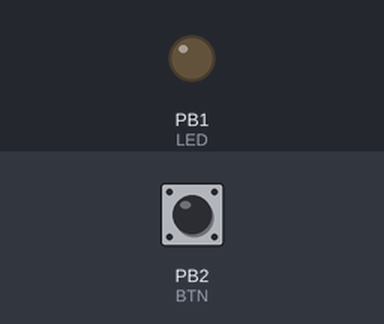
A sketch run on a simulated ATtiny85, built with avr-gcc and run on an emulated ATtiny85. On the bench: output pins drawn as LEDs (lit = HIGH). The test bench sets the inputs (shaded band); at power-on: PB2 (BTN) HIGH.

Above: at 1.2 s.
1.3 s: PB2 (BTN) pulled LOW for 0.15 s
At 1.38 s:
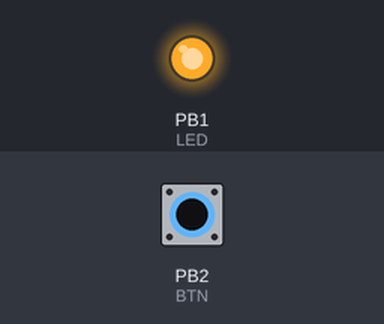
2.9 s: PB2 (BTN) pulled LOW for 3.2 s
At 7.1 s:
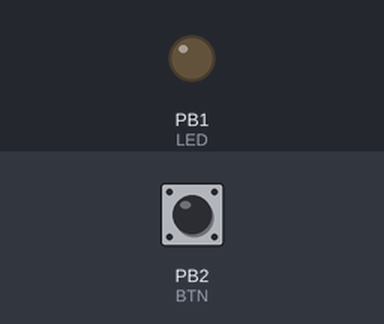
Timing chart, 0 to 8.6 s (numbered marks = the images above; inputs shaded):
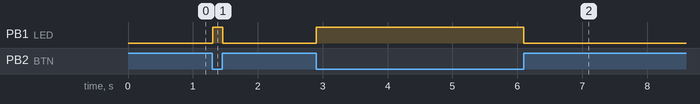

The sketch:

IOT_Prototyping_Trinket_SendOnly.ino
```cpp
#include <SendOnlySoftwareSerial.h>

#define LED 1
#define BTN 2

SendOnlySoftwareSerial mySerial( 4 ); // TX

int state = 0;
int count = 0;

void setup() {
  mySerial.begin( 19200 );
  pinMode( BTN, INPUT_PULLUP );
  pinMode( LED, OUTPUT );
}

void loop() {
  int currentState = digitalRead( BTN );

  if ( currentState == HIGH ) {
    digitalWrite( LED, LOW );
    state = HIGH;
  }
  else if ( currentState == LOW && state != currentState ) {
    digitalWrite( LED, HIGH );
    state = currentState;
    count++;
    mySerial.print( "{count:" );
    mySerial.print( count );
    mySerial.print( "|millis:" );
    mySerial.print( millis() );
    mySerial.println( "}" );
  }
  delay( 10 );
}
```

Measured:
- after the input at 1.3 s, PB1 (LED): LOW → HIGH at once, → LOW 0.15 s later
- after the input at 2.9 s, PB1 (LED): LOW → HIGH at once, → LOW 3.2 s later
